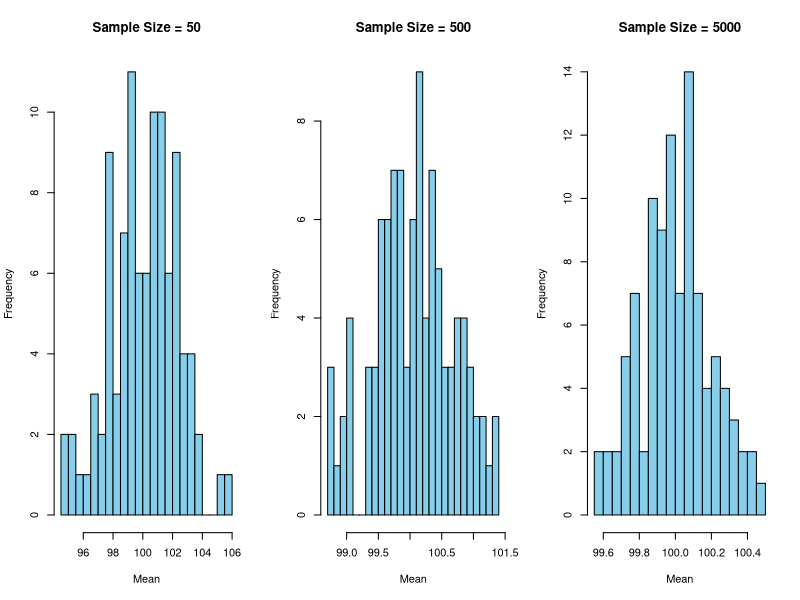

Write the R code that produced this figure. (Note: this script raises an error after producing the figure.)
## ---- chunk 1
n_samples <- 100
n <- c(50, 500, 5000)
mu <- 50
sigma <- sqrt(100)

# membuat matriks
xbar <- matrix(0, nrow = n_samples, ncol = length(n))

# membuat sampel dan hitung mean
for (i in 1:length(n)) {
  for (j in 1:n_samples) {
    samples <- rgamma(n[i], shape = 50, rate = 1/2)
    xbar[j, i] <- mean(samples)
  }
}

# membuat histogram
par(mfrow=c(1,3))
for (i in 1:length(n)) {
  hist(xbar[, i], breaks = 30, main = paste("Sample Size =", n[i]), xlab = "Mean", ylab = "Frequency", col = "skyblue", border = "black")
}
## ---- chunk 2
set.seed(100)

n_sample


## ---- chunk 3
lambda <- 0.25
n <- 1000
uk_sampel <- c(20, 200, 2000)
num_samples <- 1000

# membuat matrix
xbar <- matrix(0, nrow = num_samples, ncol = length(uk_sampel))

# membuat sampel dan hitung mean
for (i in 1:length(uk_sampel)) {
  for (j in 1:num_samples) {
    sample <- rexp(uk_sampel[i], rate = lambda)
    xbar[j, i] <- mean(sample)
  }
}

# membuat histogram
par(mfrow = c(1,3))
for (i in 1:length(uk_sampel)) {
  hist(xbar[,i], breaks = 30, col = "salmon", main = paste("Pengambilan Sampel:", uk_sampel[i]), xlab = "Xbar", ylab = "Frequency")
}
## ---- chunk 4
set.seed(1000)
n_sample <- c(50,500,5000)

## ---- chunk 5
light_truck <- 0.4
car <- 1-light_truck

car_accident <- 40/200000
truck_accident <- 50/200000

# probability accident involved a light truck
prob_accident_involved_truck <- (light_truck*truck_accident) + (car*car_accident)
prob_accident_involved_truck
## ---- chunk 6
p_b <- 0.014 # memiliki virus
p_a_given_b <- 0.995 # hasil positif seseorang ada virus
p_a_not_given_b <- 0.1 # hasil positif seseorang tdk ada virus
p_not_b <- 1-p_b # seseorang tdk ada virus
p_a <- (p_a_given_b * p_b) + (p_a_not_given_b * p_not_b) # mendapatkan hasil positif
p_b_given_a <- (p_a_given_b * p_b)/p_a # seseorang memiliki virus jika di tes positif
p_b_given_a
